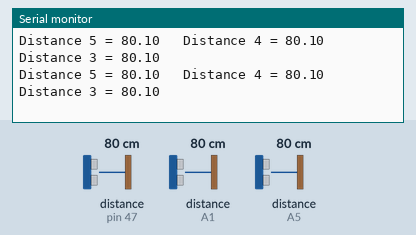
The sketch below on a simulated Arduino Mega 2560, built with avr-gcc and run on an emulated ATmega2560. On the bench: the last lines printed to the serial monitor. Wiring (inferred from the names in the program): 3 × ultrasonic range finder: trigger pin 35, echo pin 47 / trigger A0, echo A1 / trigger A4, echo A5. Inputs (shaded band) come from the test bench; at power-on: distance to the obstacle (sensors on pin 47, A1, A5) 80 cm. The echo pulse lasts 58.3 µs per cm.

Above: at 1.8 s.
1.9 s: distance to the obstacle (sensor on pin 47) set to 2 cm
At 2.9 s:
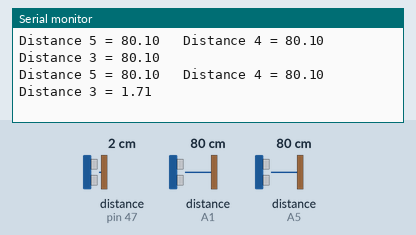
3.4 s: distance to the obstacle (sensor on A1) set to 2 cm
At 4.5 s:
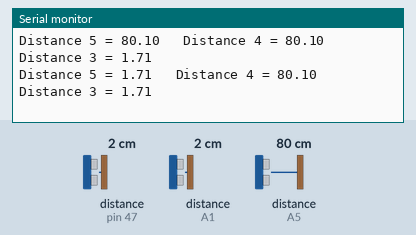
4.9 s: distance to the obstacle (sensor on A5) set to 2 cm
At 5.9 s:
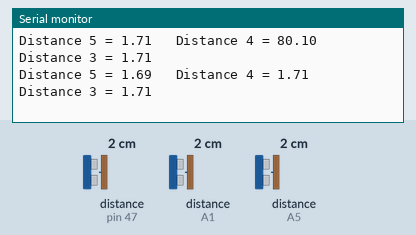
6.4 s: distance to the obstacle (sensor on pin 47) set to 4 cm
At 7.7 s:
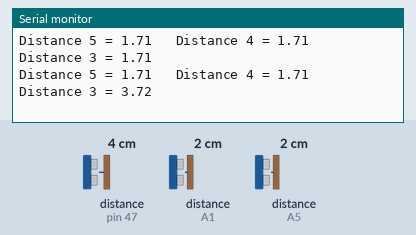
7.9 s: distance to the obstacle (sensor on A1) set to 4 cm
At 8.9 s:
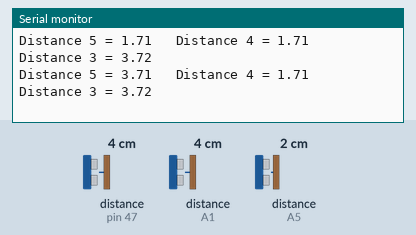
9.4 s: distance to the obstacle (sensor on A5) set to 4 cm
At 10.9 s:
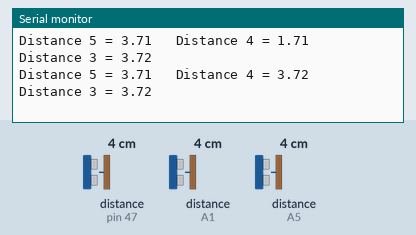
Timing chart, 0 to 11.9 s (numbered marks = the images above; inputs shaded):
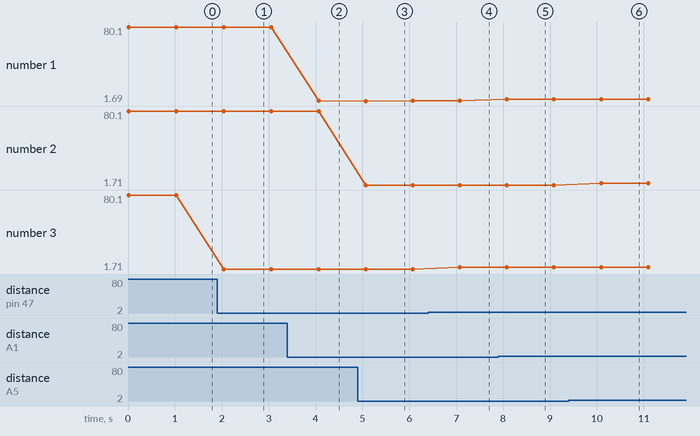

The sketch:

Distance.ino
```cpp
// Ultrasonido
const int U1_echo = 23;
const int U1_trig = 22;
const int U2_trig = 35;
const int U2_echo = 47;
const int U3_trig = A14;
const int U3_echo = A15;
const int U3_vcc = A13;
//Arriba del pin a0 const int U4_vcc
const int U5_trig = A0;
const int U5_echo = A1;
const int U5_gnd = A2;

const int U4_vcc = A3;
const int U4_trig = A4; // blanco
const int U4_echo = A5; // verde
const int U4_gnd = A6;

const int max_distance = 150 ; // cm


void setup() {
  // initialize serial:
  Serial.begin(57600);
  pinMode(U1_trig, OUTPUT);
  pinMode(U1_echo, INPUT);
  pinMode(U2_trig, OUTPUT);
  pinMode(U2_echo, INPUT);
  pinMode(U3_trig, OUTPUT);
  pinMode(U3_echo, INPUT);
  pinMode(U3_vcc, INPUT);
  pinMode(U4_trig, OUTPUT);
  pinMode(U4_echo, INPUT);
  pinMode(U4_gnd, INPUT);
  pinMode(U4_vcc, INPUT);
  pinMode(U5_trig, OUTPUT);
  pinMode(U5_echo, INPUT);
  pinMode(U5_gnd, INPUT);


}
void loop() {
  // print the string when a newline arrives:

    float d1;
    float d2;
    float d3;
    float d4;
    float d5;

    trigger(U5_trig);
    d5 =  float(echo(U5_echo))/58.0;

    trigger(U4_trig);
    d4 = float(echo(U4_echo)/58.0);

    trigger(U2_trig);
    d3 = float(echo(U2_echo))/58.0;

    Serial.print("Distance 5 = ");
    Serial.print(d5);

    Serial.print("\t Distance 4 = ");
    Serial.print(d4);

    Serial.print("\t Distance 3 = ");
    Serial.println(d3);
    delay(1000);


}


void trigger(const int trigger_pin){
   digitalWrite(trigger_pin, LOW); /* Por cuestión de estabilización del sensor*/
   delayMicroseconds(5);
   digitalWrite(trigger_pin, HIGH); /* envío del pulso ultrasónico*/
   delayMicroseconds(10);
   digitalWrite(trigger_pin, LOW); /* Por cuestión de estabilización del sensor*/
  }

unsigned long echo(const int echo_pin){
  unsigned long tiempo_temp;
  tiempo_temp=pulseIn(echo_pin, HIGH); /* Función para medir la longitud del pulso entrante. Mide el tiempo que transcurrido entre el envío
  del pulso ultrasónico y cuando el sensor recibe el rebote, es decir: desde que el pin 12 empieza a recibir el rebote, HIGH, hasta que
  deja de hacerlo, LOW, la longitud del pulso entrante*/

  return tiempo_temp;
  }
```

Measured:
- after the input at 1.9 s, the serial monitor: prints a new line after 0.15 s (image 1)
- after the input at 3.4 s, the serial monitor: prints a new line after 0.67 s (image 2)
- after the input at 4.9 s, the serial monitor: prints a new line after 0.17 s (image 3)
- after the input at 6.4 s, the serial monitor: prints a new line after 0.68 s (image 4)
- after the input at 7.9 s, the serial monitor: prints a new line after 0.18 s (image 5)
- after the input at 9.4 s, the serial monitor: prints a new line after 0.69 s (image 6)
- plotted number 1: 1.71 → 3.71 after the input at 7.9 s
- plotted number 3: 80.1 → 1.71 after the input at 1.9 s, 1.71 → 3.72 after the input at 6.4 s
